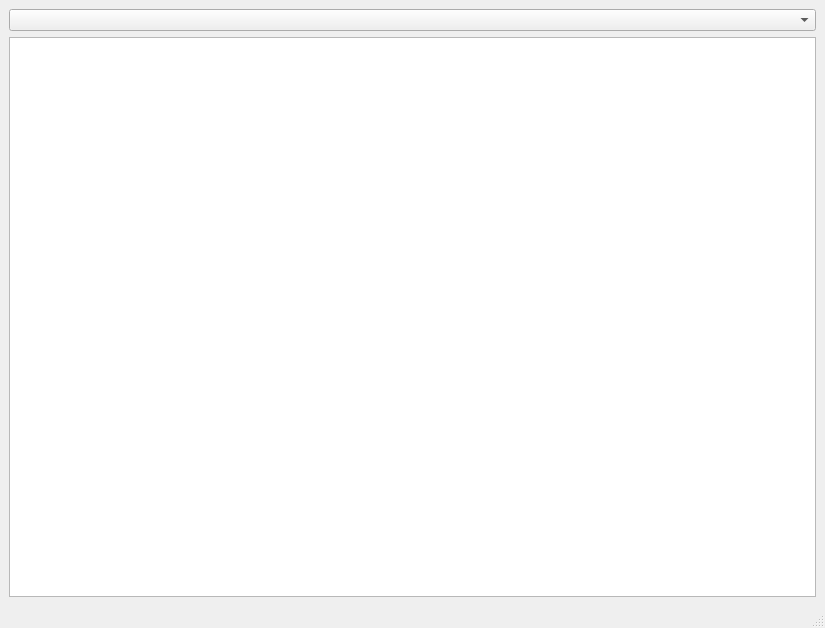
<?xml version="1.0" encoding="UTF-8"?>
<ui version="4.0">
 <class>MainWindow</class>
 <widget class="QMainWindow" name="MainWindow">
  <property name="geometry">
   <rect>
    <x>0</x>
    <y>0</y>
    <width>825</width>
    <height>628</height>
   </rect>
  </property>
  <property name="windowTitle">
   <string>MainWindow</string>
  </property>
  <property name="tabShape">
   <enum>QTabWidget::Rounded</enum>
  </property>
  <widget class="QWidget" name="centralwidget">
   <property name="layoutDirection">
    <enum>Qt::LeftToRight</enum>
   </property>
   <layout class="QVBoxLayout" name="verticalLayout_2">
    <item>
     <layout class="QHBoxLayout" name="horizontalLayout">
      <item>
       <widget class="QComboBox" name="dropDownMenu"/>
      </item>
     </layout>
    </item>
    <item>
     <layout class="QVBoxLayout" name="verticalLayout">
      <property name="sizeConstraint">
       <enum>QLayout::SetDefaultConstraint</enum>
      </property>
      <item>
       <widget class="QGraphicsView" name="View">
        <property name="sizeAdjustPolicy">
         <enum>QAbstractScrollArea::AdjustIgnored</enum>
        </property>
       </widget>
      </item>
     </layout>
    </item>
   </layout>
  </widget>
  <widget class="QMenuBar" name="menubar">
   <property name="geometry">
    <rect>
     <x>0</x>
     <y>0</y>
     <width>825</width>
     <height>24</height>
    </rect>
   </property>
  </widget>
  <widget class="QStatusBar" name="statusbar"/>
 </widget>
 <resources/>
 <connections/>
</ui>
